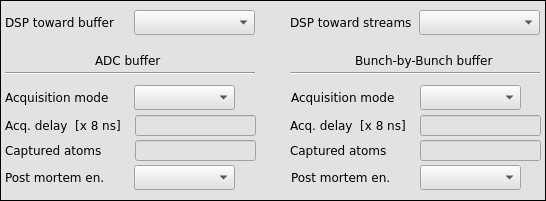
     <widget class="caFrame" name="caframe_3">
      <property name="geometry">
       <rect>
        <x>3</x>
        <y>5</y>
        <width>546</width>
        <height>201</height>
       </rect>
      </property>
      <property name="styleSheet">
       <string notr="true">background-color: rgb(226, 226, 226);</string>
      </property>
      <property name="frameShape">
       <enum>QFrame::Box</enum>
      </property>
      <widget class="caMenu" name="camenu_3">
       <property name="geometry">
        <rect>
         <x>155</x>
         <y>415</y>
         <width>100</width>
         <height>25</height>
        </rect>
       </property>
       <property name="font">
        <font>
         <family>DejaVu Sans</family>
         <pointsize>10</pointsize>
        </font>
       </property>
       <property name="frame">
        <bool>true</bool>
       </property>
       <property name="channel" stdset="0">
        <string notr="true">$(DEVICE):dsp:insert_zeros</string>
       </property>
       <property name="labelDisplay">
        <bool>false</bool>
       </property>
      </widget>
      <widget class="QLabel" name="label_12">
       <property name="geometry">
        <rect>
         <x>5</x>
         <y>415</y>
         <width>151</width>
         <height>25</height>
        </rect>
       </property>
       <property name="font">
        <font>
         <family>DejaVu Sans</family>
        </font>
       </property>
       <property name="text">
        <string>Insert zeros</string>
       </property>
      </widget>
      <widget class="caMenu" name="camenu">
       <property name="geometry">
        <rect>
         <x>134</x>
         <y>10</y>
         <width>121</width>
         <height>25</height>
        </rect>
       </property>
       <property name="font">
        <font>
         <family>DejaVu Sans</family>
         <pointsize>10</pointsize>
        </font>
       </property>
       <property name="styleSheet">
        <string notr="true">color: rgb(0, 0, 0);</string>
       </property>
       <property name="frame">
        <bool>true</bool>
       </property>
       <property name="channel" stdset="0">
        <string notr="true">$(BPM):dsp:calculation_buffer</string>
       </property>
       <property name="labelDisplay">
        <bool>false</bool>
       </property>
      </widget>
      <widget class="QLabel" name="label">
       <property name="geometry">
        <rect>
         <x>5</x>
         <y>10</y>
         <width>126</width>
         <height>25</height>
        </rect>
       </property>
       <property name="font">
        <font>
         <family>DejaVu Sans</family>
        </font>
       </property>
       <property name="text">
        <string>DSP toward buffer</string>
       </property>
      </widget>
      <widget class="caLineEdit" name="calineedit_4">
       <property name="geometry">
        <rect>
         <x>155</x>
         <y>705</y>
         <width>101</width>
         <height>16</height>
        </rect>
       </property>
       <property name="font">
        <font>
         <family>DejaVu Sans</family>
         <pointsize>10</pointsize>
         <stylestrategy>PreferDefault</stylestrategy>
        </font>
       </property>
       <property name="alignment">
        <set>Qt::AlignRight|Qt::AlignTrailing|Qt::AlignVCenter</set>
       </property>
       <property name="channel" stdset="0">
        <string notr="true">$(DEVICE):clock_info:adc_frequency</string>
       </property>
      </widget>
      <widget class="QLabel" name="label_55">
       <property name="geometry">
        <rect>
         <x>5</x>
         <y>705</y>
         <width>131</width>
         <height>21</height>
        </rect>
       </property>
       <property name="font">
        <font>
         <family>DejaVu Sans</family>
        </font>
       </property>
       <property name="text">
        <string>Sampling frequency</string>
       </property>
      </widget>
      <widget class="caTextEntry" name="tbtddcsynth_offs_2">
       <property name="geometry">
        <rect>
         <x>420</x>
         <y>140</y>
         <width>121</width>
         <height>21</height>
        </rect>
       </property>
       <property name="font">
        <font>
         <family>Monospace</family>
         <pointsize>10</pointsize>
        </font>
       </property>
       <property name="alignment">
        <set>Qt::AlignRight|Qt::AlignTrailing|Qt::AlignVCenter</set>
       </property>
       <property name="channel" stdset="0">
        <string notr="true">$(BPM):bunch:captured_atoms</string>
       </property>
       <property name="background">
        <color>
         <red>255</red>
         <green>255</green>
         <blue>255</blue>
        </color>
       </property>
       <property name="fontScaleMode">
        <enum>caLineEdit::WidthAndHeight</enum>
       </property>
      </widget>
      <widget class="QLabel" name="label_28">
       <property name="geometry">
        <rect>
         <x>290</x>
         <y>140</y>
         <width>111</width>
         <height>20</height>
        </rect>
       </property>
       <property name="font">
        <font>
         <family>DejaVu Sans</family>
        </font>
       </property>
       <property name="text">
        <string>Captured atoms</string>
       </property>
      </widget>
      <widget class="QLabel" name="label_31">
       <property name="geometry">
        <rect>
         <x>5</x>
         <y>140</y>
         <width>116</width>
         <height>20</height>
        </rect>
       </property>
       <property name="font">
        <font>
         <family>DejaVu Sans</family>
        </font>
       </property>
       <property name="text">
        <string>Captured atoms</string>
       </property>
      </widget>
      <widget class="caTextEntry" name="tbtddcsynth_offs_3">
       <property name="geometry">
        <rect>
         <x>135</x>
         <y>140</y>
         <width>121</width>
         <height>21</height>
        </rect>
       </property>
       <property name="font">
        <font>
         <family>Monospace</family>
         <pointsize>10</pointsize>
        </font>
       </property>
       <property name="alignment">
        <set>Qt::AlignRight|Qt::AlignTrailing|Qt::AlignVCenter</set>
       </property>
       <property name="channel" stdset="0">
        <string notr="true">$(BPM):adc:captured_atoms</string>
       </property>
       <property name="background">
        <color>
         <red>255</red>
         <green>255</green>
         <blue>255</blue>
        </color>
       </property>
       <property name="fontScaleMode">
        <enum>caLineEdit::WidthAndHeight</enum>
       </property>
      </widget>
      <widget class="QLabel" name="label_33">
       <property name="geometry">
        <rect>
         <x>5</x>
         <y>115</y>
         <width>126</width>
         <height>20</height>
        </rect>
       </property>
       <property name="font">
        <font>
         <family>DejaVu Sans</family>
        </font>
       </property>
       <property name="text">
        <string>Acq. delay  [x 8 ns] </string>
       </property>
      </widget>
      <widget class="caTextEntry" name="tbtddcsynth_offs_4">
       <property name="geometry">
        <rect>
         <x>135</x>
         <y>115</y>
         <width>121</width>
         <height>21</height>
        </rect>
       </property>
       <property name="font">
        <font>
         <family>Monospace</family>
         <pointsize>10</pointsize>
        </font>
       </property>
       <property name="alignment">
        <set>Qt::AlignRight|Qt::AlignTrailing|Qt::AlignVCenter</set>
       </property>
       <property name="channel" stdset="0">
        <string notr="true">$(BPM):dsp:acq_control:adc:trig_delay</string>
       </property>
       <property name="background">
        <color>
         <red>255</red>
         <green>255</green>
         <blue>255</blue>
        </color>
       </property>
       <property name="fontScaleMode">
        <enum>caLineEdit::WidthAndHeight</enum>
       </property>
      </widget>
      <widget class="QLabel" name="label_35">
       <property name="geometry">
        <rect>
         <x>290</x>
         <y>115</y>
         <width>131</width>
         <height>20</height>
        </rect>
       </property>
       <property name="font">
        <font>
         <family>DejaVu Sans</family>
        </font>
       </property>
       <property name="text">
        <string>Acq. delay  [x 8 ns]</string>
       </property>
      </widget>
      <widget class="caTextEntry" name="tbtddcsynth_offs_5">
       <property name="geometry">
        <rect>
         <x>420</x>
         <y>115</y>
         <width>121</width>
         <height>21</height>
        </rect>
       </property>
       <property name="font">
        <font>
         <family>Monospace</family>
         <pointsize>10</pointsize>
        </font>
       </property>
       <property name="alignment">
        <set>Qt::AlignRight|Qt::AlignTrailing|Qt::AlignVCenter</set>
       </property>
       <property name="channel" stdset="0">
        <string notr="true">$(BPM):dsp:acq_control:bunch:trig_delay</string>
       </property>
       <property name="background">
        <color>
         <red>255</red>
         <green>255</green>
         <blue>255</blue>
        </color>
       </property>
       <property name="fontScaleMode">
        <enum>caLineEdit::WidthAndHeight</enum>
       </property>
      </widget>
      <widget class="Line" name="line_4">
       <property name="geometry">
        <rect>
         <x>5</x>
         <y>65</y>
         <width>250</width>
         <height>16</height>
        </rect>
       </property>
       <property name="orientation">
        <enum>Qt::Horizontal</enum>
       </property>
      </widget>
      <widget class="Line" name="line_5">
       <property name="geometry">
        <rect>
         <x>290</x>
         <y>65</y>
         <width>250</width>
         <height>16</height>
        </rect>
       </property>
       <property name="orientation">
        <enum>Qt::Horizontal</enum>
       </property>
      </widget>
      <widget class="QLabel" name="label_36">
       <property name="geometry">
        <rect>
         <x>95</x>
         <y>50</y>
         <width>71</width>
         <height>20</height>
        </rect>
       </property>
       <property name="font">
        <font>
         <family>DejaVu Sans</family>
        </font>
       </property>
       <property name="text">
        <string>ADC buffer </string>
       </property>
      </widget>
      <widget class="QLabel" name="label_37">
       <property name="geometry">
        <rect>
         <x>355</x>
         <y>50</y>
         <width>166</width>
         <height>20</height>
        </rect>
       </property>
       <property name="font">
        <font>
         <family>DejaVu Sans</family>
         <pointsize>9</pointsize>
        </font>
       </property>
       <property name="text">
        <string>Bunch-by-Bunch buffer </string>
       </property>
      </widget>
      <widget class="caMenu" name="camenu_2">
       <property name="geometry">
        <rect>
         <x>134</x>
         <y>85</y>
         <width>101</width>
         <height>25</height>
        </rect>
       </property>
       <property name="font">
        <font>
         <family>DejaVu Sans</family>
         <pointsize>10</pointsize>
        </font>
       </property>
       <property name="styleSheet">
        <string notr="true">color: rgb(0, 0, 0);</string>
       </property>
       <property name="frame">
        <bool>true</bool>
       </property>
       <property name="channel" stdset="0">
        <string notr="true">$(BPM):dsp:acq_control:adc:capture</string>
       </property>
       <property name="labelDisplay">
        <bool>false</bool>
       </property>
      </widget>
      <widget class="QLabel" name="label_2">
       <property name="geometry">
        <rect>
         <x>5</x>
         <y>85</y>
         <width>121</width>
         <height>25</height>
        </rect>
       </property>
       <property name="font">
        <font>
         <family>DejaVu Sans</family>
        </font>
       </property>
       <property name="text">
        <string>Acquisition mode</string>
       </property>
      </widget>
      <widget class="QLabel" name="label_3">
       <property name="geometry">
        <rect>
         <x>291</x>
         <y>85</y>
         <width>121</width>
         <height>25</height>
        </rect>
       </property>
       <property name="font">
        <font>
         <family>DejaVu Sans</family>
        </font>
       </property>
       <property name="text">
        <string>Acquisition mode</string>
       </property>
      </widget>
      <widget class="caMenu" name="camenu_4">
       <property name="geometry">
        <rect>
         <x>420</x>
         <y>85</y>
         <width>101</width>
         <height>25</height>
        </rect>
       </property>
       <property name="font">
        <font>
         <family>DejaVu Sans</family>
         <pointsize>10</pointsize>
        </font>
       </property>
       <property name="styleSheet">
        <string notr="true">color: rgb(0, 0, 0);</string>
       </property>
       <property name="frame">
        <bool>true</bool>
       </property>
       <property name="channel" stdset="0">
        <string notr="true">$(BPM):dsp:acq_control:bunch:capture</string>
       </property>
       <property name="labelDisplay">
        <bool>false</bool>
       </property>
      </widget>
      <widget class="caLed" name="caled_4">
       <property name="geometry">
        <rect>
         <x>240</x>
         <y>90</y>
         <width>16</width>
         <height>16</height>
        </rect>
       </property>
       <property name="font">
        <font>
         <family>DejaVu Sans</family>
         <pointsize>9</pointsize>
        </font>
       </property>
       <property name="scaleContents">
        <bool>true</bool>
       </property>
       <property name="channel" stdset="0">
        <string notr="true">$(BPM):dsp:acq_control:adc:capture_monitor</string>
       </property>
       <property name="falseColor">
        <color alpha="0">
         <red>255</red>
         <green>0</green>
         <blue>0</blue>
        </color>
       </property>
       <property name="trueColor">
        <color>
         <red>0</red>
         <green>255</green>
         <blue>0</blue>
        </color>
       </property>
       <property name="undefinedColor">
        <color>
         <red>0</red>
         <green>255</green>
         <blue>0</blue>
        </color>
       </property>
       <property name="trueValue">
        <string/>
       </property>
       <property name="falseValue">
        <string>off</string>
       </property>
      </widget>
      <widget class="caLed" name="caled_5">
       <property name="geometry">
        <rect>
         <x>525</x>
         <y>90</y>
         <width>16</width>
         <height>16</height>
        </rect>
       </property>
       <property name="font">
        <font>
         <family>DejaVu Sans</family>
         <pointsize>9</pointsize>
        </font>
       </property>
       <property name="scaleContents">
        <bool>true</bool>
       </property>
       <property name="channel" stdset="0">
        <string notr="true">$(BPM):dsp:acq_control:bunch:capture_monitor</string>
       </property>
       <property name="falseColor">
        <color alpha="0">
         <red>255</red>
         <green>0</green>
         <blue>0</blue>
        </color>
       </property>
       <property name="trueColor">
        <color>
         <red>0</red>
         <green>255</green>
         <blue>0</blue>
        </color>
       </property>
       <property name="undefinedColor">
        <color>
         <red>0</red>
         <green>255</green>
         <blue>0</blue>
        </color>
       </property>
       <property name="trueValue">
        <string/>
       </property>
       <property name="falseValue">
        <string>off</string>
       </property>
      </widget>
      <widget class="QLabel" name="label_4">
       <property name="geometry">
        <rect>
         <x>5</x>
         <y>165</y>
         <width>121</width>
         <height>25</height>
        </rect>
       </property>
       <property name="font">
        <font>
         <family>DejaVu Sans</family>
        </font>
       </property>
       <property name="text">
        <string>Post mortem en.</string>
       </property>
      </widget>
      <widget class="caMenu" name="camenu_5">
       <property name="geometry">
        <rect>
         <x>134</x>
         <y>165</y>
         <width>101</width>
         <height>25</height>
        </rect>
       </property>
       <property name="font">
        <font>
         <family>DejaVu Sans</family>
         <pointsize>10</pointsize>
        </font>
       </property>
       <property name="styleSheet">
        <string notr="true">color: rgb(0, 0, 0);</string>
       </property>
       <property name="frame">
        <bool>true</bool>
       </property>
       <property name="channel" stdset="0">
        <string notr="true">$(BPM):dsp:acq_control:adc:post_mortem:enabled</string>
       </property>
       <property name="labelDisplay">
        <bool>false</bool>
       </property>
      </widget>
      <widget class="QLabel" name="label_5">
       <property name="geometry">
        <rect>
         <x>291</x>
         <y>165</y>
         <width>121</width>
         <height>25</height>
        </rect>
       </property>
       <property name="font">
        <font>
         <family>DejaVu Sans</family>
        </font>
       </property>
       <property name="text">
        <string>Post mortem en.</string>
       </property>
      </widget>
      <widget class="caMenu" name="camenu_6">
       <property name="geometry">
        <rect>
         <x>420</x>
         <y>165</y>
         <width>101</width>
         <height>25</height>
        </rect>
       </property>
       <property name="font">
        <font>
         <family>DejaVu Sans</family>
         <pointsize>10</pointsize>
        </font>
       </property>
       <property name="styleSheet">
        <string notr="true">color: rgb(0, 0, 0);</string>
       </property>
       <property name="frame">
        <bool>true</bool>
       </property>
       <property name="channel" stdset="0">
        <string notr="true">$(BPM):dsp:acq_control:bunch:post_mortem:enabled</string>
       </property>
       <property name="labelDisplay">
        <bool>false</bool>
       </property>
      </widget>
      <widget class="caLed" name="caled_6">
       <property name="geometry">
        <rect>
         <x>240</x>
         <y>170</y>
         <width>16</width>
         <height>16</height>
        </rect>
       </property>
       <property name="font">
        <font>
         <family>DejaVu Sans</family>
         <pointsize>9</pointsize>
        </font>
       </property>
       <property name="scaleContents">
        <bool>true</bool>
       </property>
       <property name="channel" stdset="0">
        <string notr="true">$(BPM):dsp:acq_control:adc:post_mortem:arrived</string>
       </property>
       <property name="falseColor">
        <color alpha="0">
         <red>0</red>
         <green>255</green>
         <blue>0</blue>
        </color>
       </property>
       <property name="trueColor">
        <color>
         <red>255</red>
         <green>0</green>
         <blue>0</blue>
        </color>
       </property>
       <property name="trueValue">
        <string>true</string>
       </property>
       <property name="falseValue">
        <string>false</string>
       </property>
      </widget>
      <widget class="caLed" name="caled_7">
       <property name="geometry">
        <rect>
         <x>525</x>
         <y>170</y>
         <width>16</width>
         <height>16</height>
        </rect>
       </property>
       <property name="font">
        <font>
         <family>DejaVu Sans</family>
         <pointsize>9</pointsize>
        </font>
       </property>
       <property name="scaleContents">
        <bool>true</bool>
       </property>
       <property name="channel" stdset="0">
        <string notr="true">$(BPM):dsp:acq_control:bunch:post_mortem:arrived</string>
       </property>
       <property name="falseColor">
        <color alpha="0">
         <red>0</red>
         <green>255</green>
         <blue>0</blue>
        </color>
       </property>
       <property name="trueColor">
        <color>
         <red>255</red>
         <green>0</green>
         <blue>0</blue>
        </color>
       </property>
       <property name="trueValue">
        <string>true</string>
       </property>
       <property name="falseValue">
        <string>false</string>
       </property>
      </widget>
      <widget class="caMenu" name="camenu_8">
       <property name="geometry">
        <rect>
         <x>419</x>
         <y>10</y>
         <width>121</width>
         <height>25</height>
        </rect>
       </property>
       <property name="font">
        <font>
         <family>DejaVu Sans</family>
         <pointsize>10</pointsize>
        </font>
       </property>
       <property name="styleSheet">
        <string notr="true">color: rgb(0, 0, 0);</string>
       </property>
       <property name="frame">
        <bool>true</bool>
       </property>
       <property name="channel" stdset="0">
        <string notr="true">$(BPM):dsp:calculation_streams</string>
       </property>
       <property name="labelDisplay">
        <bool>false</bool>
       </property>
      </widget>
      <widget class="QLabel" name="label_7">
       <property name="geometry">
        <rect>
         <x>290</x>
         <y>10</y>
         <width>126</width>
         <height>25</height>
        </rect>
       </property>
       <property name="font">
        <font>
         <family>DejaVu Sans</family>
        </font>
       </property>
       <property name="text">
        <string>DSP toward streams</string>
       </property>
      </widget>
     </widget>
